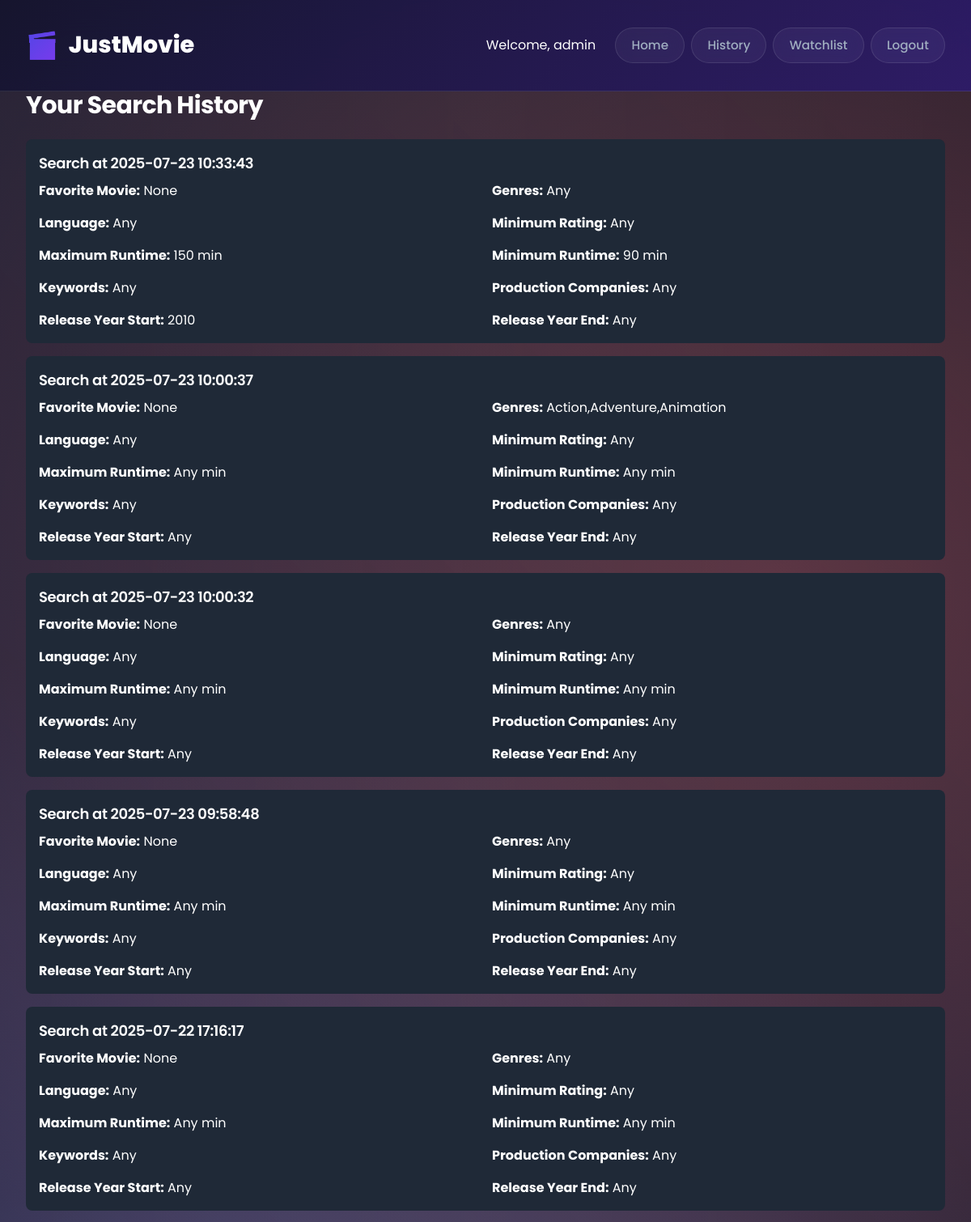
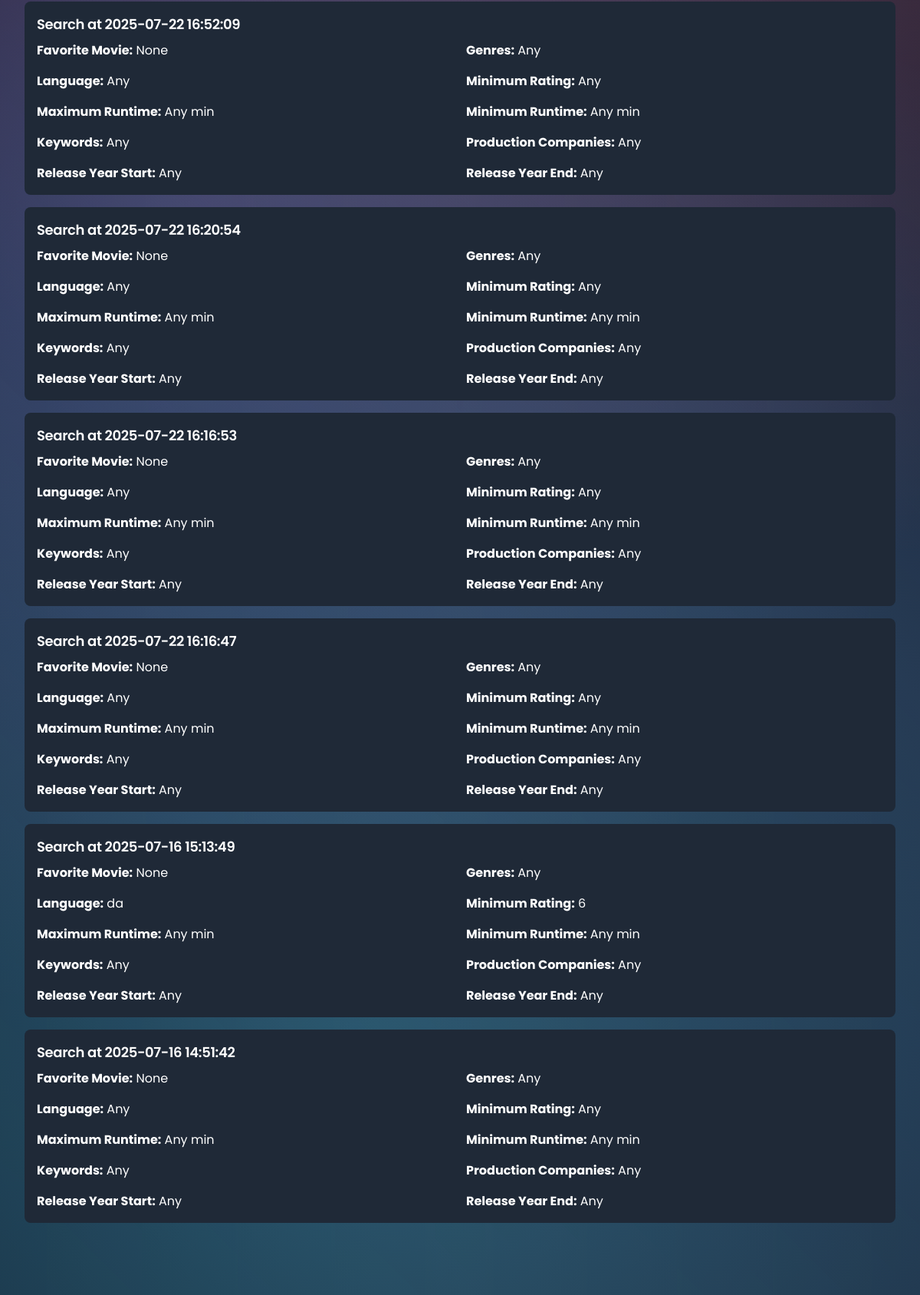
The app's page /history (signed in, upper part) with its own data (2 pictures, top to bottom).
### tables this page shows
CREATE TABLE searches (
                    id INTEGER PRIMARY KEY AUTOINCREMENT,
                    username TEXT NOT NULL,
                    favorite_movie TEXT,
                    genres TEXT,
                    original_language TEXT,
                    min_rating DECIMAL,
                    max_runtime INTEGER,
                    min_runtime INTEGER,
                    keywords TEXT,
                    production_companies TEXT,
                    release_year_start INTEGER,
                    release_year_end INTEGER,
                    timestamp DATETIME DEFAULT CURRENT_TIMESTAMP
                );

### app.py (the view)
@app.route('/history')
def history():
    if 'username' not in session:
        return redirect(url_for('login'))
    try:
        conn = sqlite3.connect('history.db')
        cursor = conn.cursor()
        cursor.execute("SELECT name FROM sqlite_master WHERE type='table' AND name='searches'")
        if not cursor.fetchone():
            logger.warning("Searches table not found, reinitializing database")
            recommender.initialize_database()
        cursor.execute('''
            SELECT favorite_movie, genres, original_language, min_rating,
                   max_runtime, min_runtime, keywords, production_companies,
                   release_year_start, release_year_end, timestamp
            FROM searches
            WHERE username = ?
            ORDER BY timestamp DESC
        ''', (session['username'],))
        history_data = cursor.fetchall()
        conn.close()
        logger.debug(f"History data fetched for {session['username']}: {history_data}")
        return render_template('history.html', history=history_data)
    except sqlite3.OperationalError as e:
        logger.error(f"Database error in history: {e}")
        return render_template('history.html', history=[], error=f"Database error: {str(e)}. Please ensure the database is initialized.")
    except Exception as e:
        logger.error(f"Error fetching history: {e}")
        return render_template('history.html', history=[], error=f"Error loading history: {str(e)}")

### templates/history.html (shortened to what this page needs)
<!DOCTYPE html>
<html lang="en">
<head>
    <link href="https://cdn.jsdelivr.net/npm/tailwindcss@2.2.19/dist/tailwind.min.css" rel="stylesheet">
    <link rel="stylesheet" href="{{ url_for('static', filename='styles.css') }}">
</head>
<body class="bg-gray-900 text-white min-h-screen flex flex-col">
    <header class="gradient-header">
        <div class="container flex justify-between items-center">
            <div class="logo">
                <span class="logo-icon">🎬</span>
                <span>JustMovie</span>
            </div>
            {% if session['username'] %}
                <div class="flex items-center">
                    <span class="mr-4">Welcome, {{ session['username'] }}</span>
                    <a href="{{ url_for('index') }}" class="nav-link">Home</a>
                    <a href="{{ url_for('history') }}" class="nav-link">History</a>
                    <a href="{{ url_for('watchlist') }}" class="nav-link">Watchlist</a>
                    <a href="{{ url_for('logout') }}" class="nav-link">Logout</a>
                </div>
            {% else %}
                <a href="{{ url_for('login') }}" class="nav-link">Login</a>
            {% endif %}
        </div>
    </header>
    <main class="container mx-auto px-4 py-8 flex-grow">
        <h2 class="text-3xl font-bold mb-6">Your Search History</h2>
        {% if error %}
            <div class="bg-red-600 p-4 rounded mb-6">
                <p>{{ error }}</p>
            </div>
        {% elif history %}
            <div class="space-y-4">
                {% for item in history %}
                    <div class="bg-gray-800 p-4 rounded-lg">
                        <h3 class="text-lg font-semibold mb-2">Search at {{ item[10] }}</h3>
                        <div class="grid grid-cols-1 md:grid-cols-2 gap-4">
                            <p><strong>Favorite Movie:</strong> {{ item[0] or 'None' }}</p>
                            <p><strong>Genres:</strong> {{ item[1] or 'Any' }}</p>
                            <p><strong>Language:</strong> {{ item[2] or 'Any' }}</p>
                            <p><strong>Minimum Rating:</strong> {{ item[3] or 'Any' }}</p>
                            <p><strong>Maximum Runtime:</strong> {{ item[4] or 'Any' }} min</p>
                            <p><strong>Minimum Runtime:</strong> {{ item[5] or 'Any' }} min</p>
                            <p><strong>Keywords:</strong> {{ item[6] or 'Any' }}</p>
                            <p><strong>Production Companies:</strong> {{ item[7] or 'Any' }}</p>
                            <p><strong>Release Year Start:</strong> {{ item[8] or 'Any' }}</p>
                            <p><strong>Release Year End:</strong> {{ item[9] or 'Any' }}</p>
                        </div>
                    </div>
                {% endfor %}
            </div>
        {% else %}
            <div class="bg-gray-800 p-4 rounded-lg">
                <p>No search history available.</p>
            </div>
        {% endif %}
    </main>
</body>
</html>

### static/styles.css (style rules this page uses)
:root { --primary-gradient: linear-gradient(135deg, #667eea 0%, #764ba2 100%); --hero-gradient: linear-gradient(135deg, #1a1c2e 0%, #2d1b69 25%, #6a4c93 50%, #a663cc 75%, #c06c84 100%); --card-gradient: linear-gradient(135deg, rgba(255,255,255,0.1) 0%, rgba(255,255,255,0.05) 100%); --accent-gradient: linear-gradient(135deg, #4f46e5 0%, #7c3aed 100%); --button-hover: linear-gradient(135deg, #3730a3 0%, #5b21b6 100%); --neon-purple: #b794f6; --neon-blue: #63b3ed; --neon-pink: #f687b3; --neon-green: #68d391; --dark-bg: #0f0f23; --card-bg: rgba(255, 255, 255, 0.08); --movie-card-bg: rgba(255, 255, 255, 0.12); --glass-bg: rgba(255, 255, 255, 0.1); --text-primary: #ffffff; --text-secondary: #a0aec0; --text-muted: #718096; --border-color: rgba(255, 255, 255, 0.1); --border-light: rgba(255, 255, 255, 0.2); --shadow-glow: 0 0 20px rgba(167, 148, 246, 0.3); --shadow-intense: 0 10px 40px rgba(0, 0, 0, 0.3); --shadow-card: 0 8px 25px rgba(0, 0, 0, 0.4); --transition: all 0.4s cubic-bezier(0.175, 0.885, 0.32, 1.275); }
* { margin: 0; padding: 0; box-sizing: border-box; }
body { font-family: 'Poppins', sans-serif; background: var(--dark-bg); background-image: radial-gradient(circle at 20% 50%, rgba(120, 119, 198, 0.3) 0%, transparent 50%), radial-gradient(circle at 80% 20%, rgba(255, 107, 107, 0.3) 0%, transparent 50%), radial-gradient(circle at 40% 80%, rgba(72, 219, 251, 0.3) 0%, transparent 50%); min-height: 100vh; color: var(--text-primary); overflow-x: hidden; padding-top: 80px; }
body::before { content: ''; position: fixed; top: 0; left: 0; width: 100%; height: 100%; background: linear-gradient(90deg, transparent, rgba(255, 255, 255, 0.02), transparent), linear-gradient(45deg, transparent, rgba(167, 148, 246, 0.1), transparent); animation: backgroundShift 20s ease-in-out infinite; z-index: -1; }
h1, h2, h3, h4, h5, h6 { font-weight: 700; line-height: 1.3; letter-spacing: -0.02em; }
h2 { font-size: 2.8rem; }
h3 { font-size: 1.8rem; }
.gradient-header { background: linear-gradient(135deg, rgba(21, 21, 46, 0.95) 0%, rgba(45, 27, 105, 0.95) 100%); backdrop-filter: blur(20px); border-bottom: 1px solid var(--border-color); position: fixed; top: 0; left: 0; right: 0; z-index: 1000; overflow: hidden; }
.gradient-header::before { content: ''; position: absolute; top: 0; left: -100%; width: 100%; height: 100%; background: linear-gradient(90deg, transparent, rgba(255, 255, 255, 0.1), transparent); animation: headerShimmer 4s infinite; }
.logo { font-size: 1.8rem; font-weight: 800; color: var(--text-primary); display: flex; align-items: center; gap: 0.8rem; text-decoration: none; transition: var(--transition); }
.logo-icon { font-size: 2rem; background: var(--accent-gradient); -webkit-background-clip: text; -webkit-text-fill-color: transparent; background-clip: text; animation: iconPulse 3s ease-in-out infinite; }
.nav-link { color: var(--text-secondary); text-decoration: none; padding: 0.6rem 1.2rem; border-radius: 25px; transition: var(--transition); font-weight: 500; font-size: 0.95rem; position: relative; background: rgba(255, 255, 255, 0.05); backdrop-filter: blur(10px); border: 1px solid var(--border-color); margin-left: 0.5rem; }
.nav-link::before { content: ''; position: absolute; top: 0; left: 0; right: 0; bottom: 0; background: var(--accent-gradient); border-radius: 25px; opacity: 0; transition: var(--transition); z-index: -1; }
.container { max-width: 1200px; margin: 0 auto; padding: 2rem; }
.font-bold { font-weight: 700; }
.font-semibold { font-weight: 600; }
.text-white { color: var(--text-primary); }
.mb-2 { margin-bottom: 0.5rem; }
.flex { display: flex; }
.items-center { align-items: center; }
.justify-between { justify-content: space-between; }
.mr-4 { margin-right: 1rem; }

### records on screen
searches: timestamp "2025-07-23 10:33:43", favorite_movie "None", genres "Any", original_language "Any", min_rating "Any", max_runtime "150", min_runtime "90", keywords "Any", production_companies "Any", release_year_start "2010", item "Any"
searches: timestamp "2025-07-23 10:00:37", favorite_movie "None", genres "Action,Adventure,Animation", original_language "Any", min_rating "Any", item "Any", keywords "Any", production_companies "Any"
searches: timestamp "2025-07-23 10:00:32", favorite_movie "None", genres "Any", original_language "Any", min_rating "Any", item "Any", keywords "Any", production_companies "Any"
searches: timestamp "2025-07-23 09:58:48", favorite_movie "None", genres "Any", original_language "Any", min_rating "Any", item "Any", keywords "Any", production_companies "Any"
searches: timestamp "2025-07-22 17:16:17", favorite_movie "None", genres "Any", original_language "Any", min_rating "Any", item "Any", keywords "Any", production_companies "Any"
searches: timestamp "2025-07-22 16:52:09", favorite_movie "None", genres "Any", original_language "Any", min_rating "Any", item "Any", keywords "Any", production_companies "Any"
searches: timestamp "2025-07-22 16:20:54", favorite_movie "None", genres "Any", original_language "Any", min_rating "Any", item "Any", keywords "Any", production_companies "Any"
searches: timestamp "2025-07-22 16:16:53", favorite_movie "None", genres "Any", original_language "Any", min_rating "Any", item "Any", keywords "Any", production_companies "Any"
searches: timestamp "2025-07-22 16:16:47", favorite_movie "None", genres "Any", original_language "Any", min_rating "Any", item "Any", keywords "Any", production_companies "Any"
searches: timestamp "2025-07-16 15:13:49", favorite_movie "None", genres "Any", original_language "da", min_rating "6", item "Any", keywords "Any", production_companies "Any"
searches: timestamp "2025-07-16 14:51:42", favorite_movie "None", genres "Any", original_language "Any", min_rating "Any", item "Any", keywords "Any", production_companies "Any"

### other values on screen
{{ session['username'] }} "admin"
